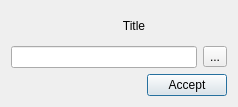
<?xml version="1.0" encoding="UTF-8"?>
<ui version="4.0">
 <class>AddEdit</class>
 <widget class="QDialog" name="AddEdit">
  <property name="geometry">
   <rect>
    <x>0</x>
    <y>0</y>
    <width>238</width>
    <height>107</height>
   </rect>
  </property>
  <property name="windowTitle">
   <string>AddEdit</string>
  </property>
  <property name="windowIcon">
   <iconset resource="resources.qrc">
    <normaloff>:/icons/events.png</normaloff>:/icons/events.png</iconset>
  </property>
  <layout class="QVBoxLayout" name="verticalLayout">
   <item>
    <layout class="QHBoxLayout" name="horizontalLayout_2">
     <item>
      <widget class="QLabel" name="label">
       <property name="minimumSize">
        <size>
         <width>24</width>
         <height>24</height>
        </size>
       </property>
       <property name="maximumSize">
        <size>
         <width>24</width>
         <height>24</height>
        </size>
       </property>
       <property name="text">
        <string/>
       </property>
       <property name="pixmap">
        <pixmap resource="resources.qrc">:/icons/rename.png</pixmap>
       </property>
       <property name="scaledContents">
        <bool>true</bool>
       </property>
      </widget>
     </item>
     <item>
      <widget class="QLabel" name="titleLabel">
       <property name="text">
        <string>Title</string>
       </property>
       <property name="alignment">
        <set>Qt::AlignCenter</set>
       </property>
      </widget>
     </item>
    </layout>
   </item>
   <item>
    <layout class="QHBoxLayout" name="horizontalLayout">
     <item>
      <widget class="QLineEdit" name="titleEdit">
       <property name="minimumSize">
        <size>
         <width>128</width>
         <height>0</height>
        </size>
       </property>
      </widget>
     </item>
     <item>
      <widget class="QToolButton" name="clearButton">
       <property name="text">
        <string>...</string>
       </property>
       <property name="icon">
        <iconset resource="resources.qrc">
         <normaloff>:/icons/clear.png</normaloff>:/icons/clear.png</iconset>
       </property>
      </widget>
     </item>
    </layout>
   </item>
   <item>
    <layout class="QHBoxLayout" name="horizontalLayout_3">
     <item>
      <spacer name="horizontalSpacer">
       <property name="orientation">
        <enum>Qt::Horizontal</enum>
       </property>
       <property name="sizeHint" stdset="0">
        <size>
         <width>40</width>
         <height>20</height>
        </size>
       </property>
      </spacer>
     </item>
     <item>
      <widget class="QPushButton" name="acceptButton">
       <property name="text">
        <string>Accept</string>
       </property>
       <property name="icon">
        <iconset resource="resources.qrc">
         <normaloff>:/icons/accept.png</normaloff>:/icons/accept.png</iconset>
       </property>
      </widget>
     </item>
    </layout>
   </item>
  </layout>
 </widget>
 <resources>
  <include location="resources.qrc"/>
 </resources>
 <connections/>
</ui>
